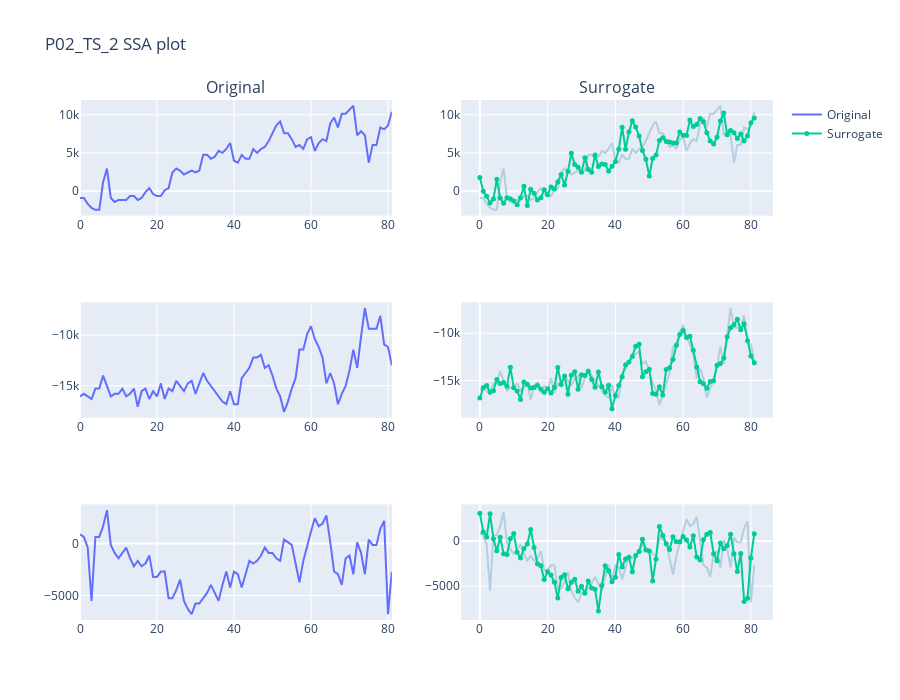

The notebook cell saved with this chart:
### Code cell
# visualization
from plotly.subplots import make_subplots
import plotly.graph_objects as go
import plotly.express as px

ori_colour = '#636efa'
ori2_colour = '#b3cde3'
surr_colour = '#00cc96'

fig = make_subplots(
    rows=_numComp, cols=2,
    subplot_titles=("Original", "Surrogate"))

x_coor = [x for x in range(file_data.shape[1])]

show_legend = True
ori_str = "Original"
surr_str ="Surrogate"
for i in range (_numComp):
    if i != 0: 
        show_legend = False
        ori_str = "Original " + str(i+1)
        surr_str = "Surrogate " + str(i+1)

    # original
    fig.add_trace(
        go.Scatter(
            x=x_coor, y=file_data[i,:], name=ori_str, 
            line=dict(color=ori_colour), showlegend=show_legend),
        row=i+1, col=1)
    
    # original + surrogate
    fig.add_trace(
        go.Scatter(
            x=x_coor, y=file_data[i,:], name=ori_str,
            line=dict(color=ori2_colour), showlegend=False),
        row=i+1, col=2)

    fig.add_trace(
        go.Scatter(
            x=x_coor, y=surr_data[i,:], name=surr_str,
            line=dict(color=surr_colour), showlegend=show_legend,
            mode="lines+markers",
            marker=dict(
                symbol="circle",
                size=5)),
        row=i+1, col=2)
    

# Update title and height
fig.update_layout(title_text=_file_name + " SSA plot", height=700, width=900)

fig.show()
